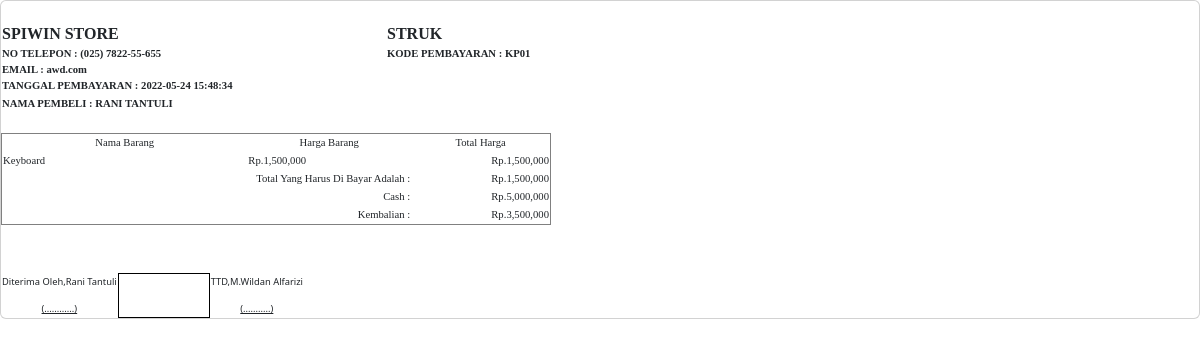
The page /admin/struk.php?id=KP01&aksi=struk on the database its author committed.
### tables this page shows
CREATE TABLE `pembayaran` (
  `kd_pmb` varchar(10) NOT NULL,
  `kd_brg` varchar(10) NOT NULL,
  `kd_pbl` varchar(10) NOT NULL,
  `total` double NOT NULL,
  `kembalian` double NOT NULL,
  `tgl` timestamp NOT NULL DEFAULT current_timestamp() ON UPDATE current_timestamp()
);

CREATE TABLE `pembeli` (
  `kd_pbl` varchar(10) NOT NULL,
  `nm_pbl` varchar(50) NOT NULL,
  `no_hp` varchar(13) NOT NULL,
  `alamat` varchar(50) NOT NULL
);

CREATE TABLE `barang` (
  `kd_brg` varchar(10) NOT NULL,
  `nm_brg` varchar(50) NOT NULL,
  `kd_sp` varchar(10) NOT NULL,
  `qty` int(10) NOT NULL,
  `hrg` double NOT NULL,
  `hrgb` double NOT NULL
);

### admin/database.php (called while the page is built, shortened)
<?php
class database{
	var $host = "localhost";
	var $username = "root";
	var $password = "";
	var $database = "spiwin";
	var $koneksi = "";
	function __construct(){
		$this->koneksi = mysqli_connect($this->host, $this->username, $this->password, $this->database);
	}
	function get_by_struk($kd_pem){
		$query = mysqli_query($this->koneksi,"select pembayaran.kd_pmb,barang.nm_brg,barang.hrgb,  pembeli.nm_pbl,pembayaran.total,pembayaran.kembalian,pembayaran.tgl from pembayaran join barang on pembayaran.kd_brg = barang.kd_brg join pembeli on pembayaran.kd_pbl = pembeli.kd_pbl where kd_pmb='$kd_pem'");
		return $query->fetch_array();
	}
}
?>

### admin/struk.php (the view, shortened to what this page needs)
<?php
include('database.php');
$db = new database();
$kd_pembay = $_GET['id'];
if (! is_null($kd_pembay)) {
  $data_pem = $db->get_by_struk($kd_pembay);
} else {
  header('location:stampil.php');
}
?>
<!DOCTYPE html>
<html lang="en">
<head> <meta charset="utf-8">
</head>
<body>
<div class="row clearfix">
    <div class="col-lg-12 col-md-12 col-sm-12 col-xs-12">
        <div class="card">
            <div class="body">
            	<link rel="stylesheet" type="text/css" href="../../assets/css/bootstrap.min.css">
				<div class="head">
          <table style='width:550px; font-size:8pt; font-family:calibri; border-collapse: collapse;' border = '0'>
<td width='70%' align='left' style='padding-right:80px; vertical-align:top'>
<span style='font-size:12pt'><b>SPIWIN Store</b></span></br>
No Telepon : (025) 7822-55-655 </br>
Email : <span style="text-transform: none;">awd.com</br></span>
Tanggal Pembayaran : <?php echo $data_pem['tgl']; ?>
</td>
<td style='vertical-align:top' width='30%' align='left'>
<b><span style='font-size:12pt'>Struk</span></b></br>
Kode Pembayaran    : <?php echo $data_pem['kd_pmb'] ?></br>
</td>
</table>
<table style='width:550px; font-size:8pt; font-family:calibri; border-collapse: collapse;' border = '0'>
<td width='70%' align='left' style='padding-right:80px; vertical-align:top'>
Nama Pembeli : <?php echo $data_pem['nm_pbl']; ?> </br>
</td>
</table>
				</div>
              <table cellspacing='0' style='width:550px; font-size:8pt; font-family:calibri;  border-collapse: collapse;' border='1'>
                      <tr align='center'>
                    <td width='30%'>Nama Barang</td>
<td width='20%'>Harga Barang</td>
<td width='17%'>Total Harga</td>
                    <tr>
                      <td><?php echo $data_pem['nm_brg']; ?></td>
                      <td>Rp.<?php echo number_format($data_pem['hrgb']); ?></td>
                        <td style='text-align:right'>Rp.<?php echo number_format($data_pem['hrgb']); ?></td>
                    <tr>
            <td colspan = '2'><div style='text-align:right'>Total Yang Harus Di Bayar Adalah : </div></td>
            <td style='text-align:right'>Rp.<?php echo number_format($data_pem['hrgb']); ?></td>
            </tr>
            <tr>
            <td colspan = '2'><div style='text-align:right'>Cash : </div></td>
            <td style='text-align:right'>Rp.<?php echo number_format($data_pem['total']); ?></td>
            </tr>
            <tr>
            <td colspan = '2'><div style='text-align:right'>Kembalian : </div></td><td style='text-align:right'>Rp.<?php echo number_format($data_pem['kembalian']); ?></td>
            </tr>
			       </table>
             <br>
             <br>
             <table style='width:650; font-size:7pt;' cellspacing='2'>
              <tr>
              <td align='center'>Diterima Oleh,<?php echo $data_pem['nm_pbl']; ?></br></br><u>(............)</u></td>
<td style='border:1px solid black; padding:5px; text-align:left; width:30%'></td>
<td align='center'>TTD,M.Wildan Alfarizi</br></br><u>(...........)</u></td>
</tr>
</table>
            </div>
        </div>
    </div>
</div>
<link href="../../assets/plugins/bootstrap/css/bootstrap.css" rel="stylesheet">
</body>
</html>

### admin/struk.php (style rules this page uses)
.head { text-align: left; text-transform: uppercase; font-weight: bold; margin:20px 0; }

### rows shown on the page
pembayaran: tgl "2022-05-24 15:48:34", kd_pmb "KP01", kd_pbl.nm_pbl "RANI TANTULI", kd_brg.nm_brg "Keyboard", kd_brg.hrgb "1,500,000", total "5,000,000", kembalian "3,500,000", kd_pbl.nm_pbl "Rani Tantuli"
